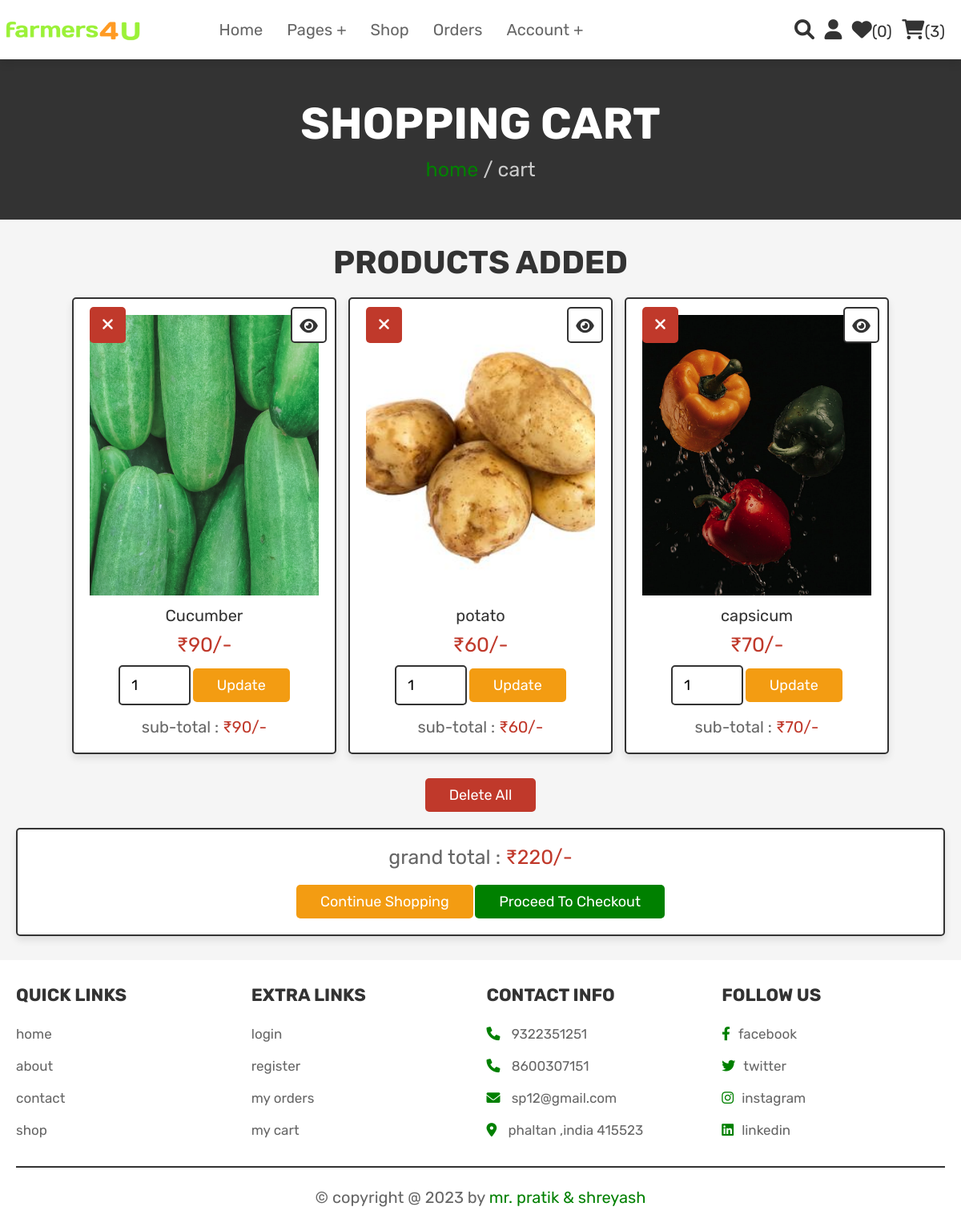
The app's page /cart.php (signed in) with its own data.
### tables this page shows
CREATE TABLE `cart` (
  `id` int(100) NOT NULL,
  `user_id` int(100) NOT NULL,
  `pid` int(100) NOT NULL,
  `name` varchar(100) NOT NULL,
  `price` int(100) NOT NULL,
  `quantity` int(100) NOT NULL,
  `image` varchar(100) NOT NULL
);

### cart.php (the view, shortened to what this page needs)
<?php
@include 'config.php';
$user_id = $_SESSION['user_id'];
?>
<!DOCTYPE html>
<html lang="en">
<head>
   <link rel="stylesheet" href="https://cdnjs.cloudflare.com/ajax/libs/font-awesome/6.0.0/css/all.min.css">
   <link rel="stylesheet" href="css/style.css">
</head>
<body>
<?php @include 'header.php'; ?>
<section class="heading">
    <h3>shopping cart</h3>
    <p> <a href="home.php">home</a> / cart </p>
</section>
<section class="shopping-cart">
    <h1 class="title">products added</h1>
    <div class="box-container">
    <?php
        $grand_total = 0;
        $select_cart = mysqli_query($conn, "SELECT * FROM `cart` WHERE user_id = '$user_id'") or die('query failed');
        if(mysqli_num_rows($select_cart) > 0){
            while($fetch_cart = mysqli_fetch_assoc($select_cart)){
    ?>
    <div  class="box">
        <a href="cart.php?delete=<?php echo $fetch_cart['id']; ?>" class="fas fa-times" onclick="return confirm('delete this from cart?');"></a>
        <a href="view_page.php?pid=<?php echo $fetch_cart['pid']; ?>" class="fas fa-eye"></a>
        <img src="uploaded_img/<?php echo $fetch_cart['image']; ?>" alt="" class="image">
        <div class="name"><?php echo $fetch_cart['name']; ?></div>
        <div class="price">₹<?php echo $fetch_cart['price']; ?>/-</div>
        <form action="" method="post">
            <input type="number" min="1" value="<?php echo $fetch_cart['quantity']; ?>" name="cart_quantity" class="qty">
            <input type="submit" value="update" class="option-btn" name="update_quantity">
        </form>
        <div class="sub-total"> sub-total : <span>₹<?php echo $sub_total = ($fetch_cart['price'] * $fetch_cart['quantity']); ?>/-</span> </div>
    </div>
    <?php
    $grand_total += $sub_total;
        }
    }else{
        echo '<p class="empty">your cart is empty</p>';
    }
    ?>
    </div>
    <div class="more-btn">
        <a href="cart.php?delete_all" class="delete-btn <?php echo ($grand_total > 1)?'':'disabled' ?>" onclick="return confirm('delete all from cart?');">delete all</a>
    </div>
    <div class="cart-total">
        <p>grand total : <span>₹<?php echo $grand_total; ?>/-</span></p>
        <a href="shop.php" class="option-btn">continue shopping</a>
        <a href="checkout.php" class="btn  <?php echo ($grand_total > 1)?'':'disabled' ?>">proceed to checkout</a>
    </div>
</section>
<?php @include 'footer.php'; ?>
</body>
</html>

### header.php (shortened to what this page needs)
<header class="header">
    <div class="flex">
        <a href="home.php" class="logo"><img src="./groceryImges/logo1.png" alt=""></a>
        <nav class="navbar">
            <ul>
                <li><a href="home.php">home</a></li>
                <li><a href="#">pages +</a>
                </li>
                <li><a href="shop.php">shop</a></li>
                <li><a href="orders.php">orders</a></li>
                <li><a href="#">account +</a>
                </li>
            </ul>
        </nav>
        <div class="icons">
            <a href="search_page.php" class="fas fa-search"></a>
            <div id="user-btn" class="fas fa-user"></div>
            <?php
                $select_wishlist_count = mysqli_query($conn, "SELECT * FROM `wishlist` WHERE user_id = '$user_id'") or die('query failed');
                $wishlist_num_rows = mysqli_num_rows($select_wishlist_count);
            ?>
            <a href="wishlist.php"><i class="fas fa-heart"></i><span>(<?php echo $wishlist_num_rows; ?>)</span></a>
            <?php
                $select_cart_count = mysqli_query($conn, "SELECT * FROM `cart` WHERE user_id = '$user_id'") or die('query failed');
                $cart_num_rows = mysqli_num_rows($select_cart_count);
            ?>
            <a href="cart.php"><i class="fas fa-shopping-cart"></i><span>(<?php echo $cart_num_rows; ?>)</span></a>
        </div>
    </div>
</header>

### footer.php
<section class="footer">
    <div class="box-container">
        <div class="box">
            <h3>quick links</h3>
            <a href="home.php">home</a>
            <a href="about.php">about</a>
            <a href="contact.php">contact</a>
            <a href="shop.php">shop</a>
        </div>
        <div class="box">
            <h3>extra links</h3>
            <a href="login.php">login</a>
            <a href="register.php">register</a>
            <a href="orders.php">my orders</a>
            <a href="cart.php">my cart</a>
        </div>
        <div class="box">
            <h3>contact info</h3>
            <p> <i class="fas fa-phone"></i> 9322351251 </p>
            <p> <i class="fas fa-phone"></i> 8600307151</p>
            <p> <i class="fas fa-envelope"></i> sp12@gmail.com </p>
            <p> <i class="fas fa-map-marker-alt"></i> phaltan ,india 415523 </p>
        </div>
        <div class="box">
            <h3>follow us</h3>
            <a href="#"><i class="fab fa-facebook-f"></i>facebook</a>
            <a href="#"><i class="fab fa-twitter"></i>twitter</a>
            <a href="#"><i class="fab fa-instagram"></i>instagram</a>
            <a href="#"><i class="fab fa-linkedin"></i>linkedin</a>
        </div>
    </div>
    <div class="credit">&copy; copyright @ <?php echo date('Y'); ?> by <span>mr. pratik & shreyash </span> </div>
</section>

### records on screen
cart: image (picture), name "Cucumber", price "90", cart_quantity "1"
cart: image (picture), name "potato", price "60", cart_quantity "1"
cart: image (picture), name "capsicum", price "70", cart_quantity "1"

### other values on screen
$wishlist_num_rows "0"
$cart_num_rows "3"
$grand_total "220"
